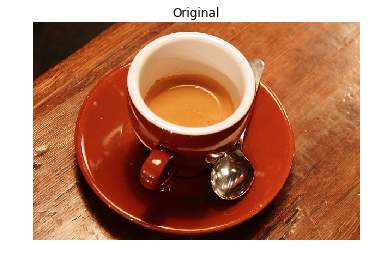
#> input picture Unidade3-PDI/2-atributes_extraction/imgs/coffee_original.png, 376 x 264 px, given in place of toa-sharp-def-3.jpg, which was not available
$ python code3.py
#> lines starting #> are read from the running program, lines starting #| are printed output that depends on the picture; pictures that were not available may be replaced by others from this repository, and a replacement may not be noted
### src/pdi_utils.py
import matplotlib.pyplot as plt
import numpy as np
import os
import cv2
from sklearn.model_selection import train_test_split

def load_shoes1():
    return plt.imread("imgs//E10b.bmp")

def load_shoes2():
    return plt.imread("imgs//E10a.bmp")

def load_red_roses():
    return plt.imread("imgs//red_roses.png")

def load_page_image():
    return plt.imread("imgs//page.jpg")

def load_chess_image():
    return plt.imread("imgs//chess_gray.png")

def load_woman():
    return plt.imread("imgs//woman.png")

def load_flipped_seville():
    return plt.imread("imgs//flipped_seville.png")

def load_lena():
    return plt.imread("imgs//lena.png")

def load_lools_image():
    return plt.imread("imgs//cat.jpg")

def load_soaps_image():
    return plt.imread("imgs//soaps.jpg")

def load_building_image():
    return plt.imread("imgs//toa-sharp-def-3.jpg")
#> returned value is the input picture: shape (264, 376, 4) float32; mean R, G, B, A 0.726, 0.521, 0.424, 0.719

def load_chest_ray_x():
    return plt.imread("imgs//contrast_00000109_005.png")

def load_aerial_image():
    return plt.imread("imgs//aerial.png")

def load_rotate_cat():
    return plt.imread("imgs//cat.jpg")

def show_image(image, title='Image', cmap_type='gray'):
    plt.imshow(image, cmap=cmap_type)
    plt.title(title)
    plt.axis('off')
    plt.show()

def manual_rgb2gray(rgb_img):
    return np.array((rgb_img[:,:,0]*0.29 + rgb_img[:,:,1]*0.59 + rgb_img[:,:,2]*0.11)).astype(int)

# [61 lines left out: functions load_sign_language_data, load_light_dataset, not called in this run]

### Unidade3-PDI/2-atributes_extraction/code3.py
from scipy.ndimage import gaussian_filter
# Import Gaussian filter
from skimage.filters import gaussian
from src.pdi_utils import load_building_image,show_image
building_image = load_building_image()


# Apply filter sigma = 1
gaussian_image = gaussian(building_image, sigma=1, channel_axis=-1)
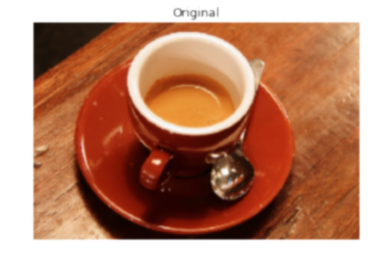
#> gaussian_image: shape (264, 376, 4) float32; mean R, G, B, A 0.726, 0.521, 0.424, 0.719; transparent parts drawn white

# Show original and resulting image to compare
show_image(building_image, "Original")
show_image(gaussian_image, "Reduced sharpness Gaussian with sigma = 1")


# Apply gaussian filter sigma = 5
gaussian_image =gaussian(building_image, sigma=5, channel_axis=-1)
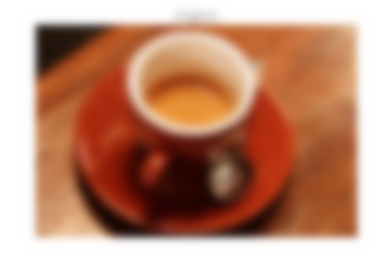
#> gaussian_image: shape (264, 376, 4) float32; mean R, G, B, A 0.726, 0.521, 0.424, 0.719; transparent parts drawn white

# Show resulting image to compare
show_image(gaussian_image, "Reduced sharpness Gaussian with sigma = 5")

# Apply filter sigma = 10
gaussian_image = gaussian(building_image, sigma=10, channel_axis=-1)
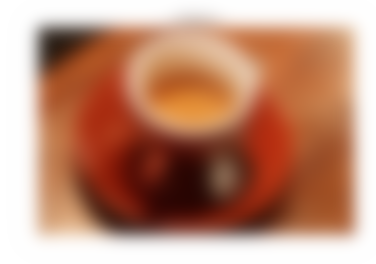
#> gaussian_image: shape (264, 376, 4) float32; mean R, G, B, A 0.726, 0.522, 0.425, 0.719; transparent parts drawn white

# Show resulting image to compare
show_image(gaussian_image, "Reduced sharpness Gaussian with sigma = 10")
